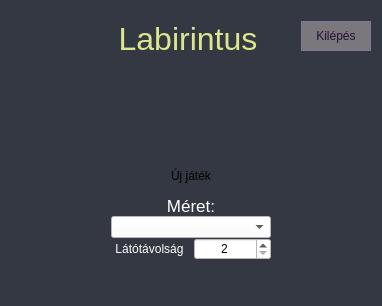
<?xml version="1.0" encoding="UTF-8"?>
<ui version="4.0">
 <class>MainWindow</class>
 <widget class="QWidget" name="MainWindow">
  <property name="geometry">
   <rect>
    <x>0</x>
    <y>0</y>
    <width>382</width>
    <height>306</height>
   </rect>
  </property>
  <property name="minimumSize">
   <size>
    <width>372</width>
    <height>306</height>
   </size>
  </property>
  <property name="maximumSize">
   <size>
    <width>3720</width>
    <height>306</height>
   </size>
  </property>
  <property name="windowTitle">
   <string>Labirintus - Főmenü</string>
  </property>
  <property name="autoFillBackground">
   <bool>false</bool>
  </property>
  <property name="styleSheet">
   <string notr="true">background-color: rgb(52, 56, 66);</string>
  </property>
  <widget class="QWidget" name="verticalLayoutWidget">
   <property name="geometry">
    <rect>
     <x>0</x>
     <y>10</y>
     <width>382</width>
     <height>281</height>
    </rect>
   </property>
   <layout class="QVBoxLayout" name="MainLayout">
    <item>
     <layout class="QHBoxLayout" name="horizontalLayout" stretch="0,0,0">
      <property name="bottomMargin">
       <number>0</number>
      </property>
      <item>
       <spacer name="horizontalSpacer">
        <property name="orientation">
         <enum>Qt::Horizontal</enum>
        </property>
        <property name="sizeType">
         <enum>QSizePolicy::Maximum</enum>
        </property>
        <property name="sizeHint" stdset="0">
         <size>
          <width>70</width>
          <height>20</height>
         </size>
        </property>
       </spacer>
      </item>
      <item>
       <widget class="QLabel" name="GameTitle">
        <property name="font">
         <font>
          <family>Liberation Sans</family>
          <pointsize>24</pointsize>
          <weight>9</weight>
          <italic>false</italic>
          <bold>false</bold>
         </font>
        </property>
        <property name="mouseTracking">
         <bool>false</bool>
        </property>
        <property name="acceptDrops">
         <bool>false</bool>
        </property>
        <property name="styleSheet">
         <string notr="true">color: rgb(219, 230, 143);
font: 75 24pt &quot;Liberation Sans&quot;;</string>
        </property>
        <property name="frameShadow">
         <enum>QFrame::Plain</enum>
        </property>
        <property name="lineWidth">
         <number>1</number>
        </property>
        <property name="text">
         <string>Labirintus</string>
        </property>
        <property name="textFormat">
         <enum>Qt::AutoText</enum>
        </property>
        <property name="alignment">
         <set>Qt::AlignHCenter|Qt::AlignTop</set>
        </property>
        <property name="wordWrap">
         <bool>false</bool>
        </property>
       </widget>
      </item>
      <item alignment="Qt::AlignTop">
       <widget class="QPushButton" name="quitButton">
        <property name="sizePolicy">
         <sizepolicy hsizetype="Maximum" vsizetype="Fixed">
          <horstretch>0</horstretch>
          <verstretch>0</verstretch>
         </sizepolicy>
        </property>
        <property name="minimumSize">
         <size>
          <width>70</width>
          <height>30</height>
         </size>
        </property>
        <property name="font">
         <font>
          <kerning>true</kerning>
         </font>
        </property>
        <property name="cursor">
         <cursorShape>ArrowCursor</cursorShape>
        </property>
        <property name="autoFillBackground">
         <bool>false</bool>
        </property>
        <property name="styleSheet">
         <string notr="true">border: 1px solid rgb(122, 119, 155);
background-color: rgb(122, 119, 125);
color: rgb(41, 13, 56);</string>
        </property>
        <property name="text">
         <string>Kilépés</string>
        </property>
        <property name="default">
         <bool>false</bool>
        </property>
        <property name="flat">
         <bool>true</bool>
        </property>
       </widget>
      </item>
     </layout>
    </item>
    <item>
     <layout class="QVBoxLayout" name="NewGameLayout">
      <property name="spacing">
       <number>0</number>
      </property>
      <property name="leftMargin">
       <number>100</number>
      </property>
      <property name="rightMargin">
       <number>100</number>
      </property>
      <item>
       <widget class="QPushButton" name="NewGameButton">
        <property name="enabled">
         <bool>true</bool>
        </property>
        <property name="sizePolicy">
         <sizepolicy hsizetype="Minimum" vsizetype="Maximum">
          <horstretch>0</horstretch>
          <verstretch>0</verstretch>
         </sizepolicy>
        </property>
        <property name="minimumSize">
         <size>
          <width>0</width>
          <height>40</height>
         </size>
        </property>
        <property name="autoFillBackground">
         <bool>false</bool>
        </property>
        <property name="styleSheet">
         <string notr="true">#NewGameButton[enabled=true]{
border: 2px solid rgb(36, 33, 48);
background-color: rgb(78, 74, 93);
color:rgb(231, 231, 231)
}

#NewGameButton[enabled=false]{
border: 2px solid rgb(36, 33, 58);
background-color: rgb(58, 54, 43);
color:rgb(131, 131, 131)
}
</string>
        </property>
        <property name="text">
         <string>Új játék</string>
        </property>
        <property name="flat">
         <bool>true</bool>
        </property>
       </widget>
      </item>
      <item>
       <widget class="QLabel" name="NewGameLabel">
        <property name="sizePolicy">
         <sizepolicy hsizetype="Preferred" vsizetype="Maximum">
          <horstretch>0</horstretch>
          <verstretch>0</verstretch>
         </sizepolicy>
        </property>
        <property name="font">
         <font>
          <pointsize>13</pointsize>
          <underline>false</underline>
         </font>
        </property>
        <property name="autoFillBackground">
         <bool>false</bool>
        </property>
        <property name="styleSheet">
         <string notr="true">color: white;</string>
        </property>
        <property name="text">
         <string>Méret:</string>
        </property>
        <property name="alignment">
         <set>Qt::AlignBottom|Qt::AlignHCenter</set>
        </property>
        <property name="margin">
         <number>0</number>
        </property>
       </widget>
      </item>
      <item>
       <widget class="QComboBox" name="SizePicker">
        <property name="enabled">
         <bool>true</bool>
        </property>
        <property name="minimumSize">
         <size>
          <width>150</width>
          <height>0</height>
         </size>
        </property>
        <property name="palette">
         <palette>
          <active>
           <colorrole role="WindowText">
            <brush brushstyle="SolidPattern">
             <color alpha="255">
              <red>0</red>
              <green>0</green>
              <blue>0</blue>
             </color>
            </brush>
           </colorrole>
           <colorrole role="Button">
            <brush brushstyle="SolidPattern">
             <color alpha="255">
              <red>255</red>
              <green>255</green>
              <blue>255</blue>
             </color>
            </brush>
           </colorrole>
           <colorrole role="Light">
            <brush brushstyle="SolidPattern">
             <color alpha="255">
              <red>255</red>
              <green>255</green>
              <blue>255</blue>
             </color>
            </brush>
           </colorrole>
           <colorrole role="Midlight">
            <brush brushstyle="SolidPattern">
             <color alpha="255">
              <red>233</red>
              <green>233</green>
              <blue>233</blue>
             </color>
            </brush>
           </colorrole>
           <colorrole role="Dark">
            <brush brushstyle="SolidPattern">
             <color alpha="255">
              <red>105</red>
              <green>105</green>
              <blue>105</blue>
             </color>
            </brush>
           </colorrole>
           <colorrole role="Mid">
            <brush brushstyle="SolidPattern">
             <color alpha="255">
              <red>141</red>
              <green>141</green>
              <blue>141</blue>
             </color>
            </brush>
           </colorrole>
           <colorrole role="Text">
            <brush brushstyle="SolidPattern">
             <color alpha="255">
              <red>0</red>
              <green>0</green>
              <blue>0</blue>
             </color>
            </brush>
           </colorrole>
           <colorrole role="BrightText">
            <brush brushstyle="SolidPattern">
             <color alpha="255">
              <red>255</red>
              <green>255</green>
              <blue>255</blue>
             </color>
            </brush>
           </colorrole>
           <colorrole role="ButtonText">
            <brush brushstyle="SolidPattern">
             <color alpha="255">
              <red>0</red>
              <green>0</green>
              <blue>0</blue>
             </color>
            </brush>
           </colorrole>
           <colorrole role="Base">
            <brush brushstyle="SolidPattern">
             <color alpha="255">
              <red>255</red>
              <green>255</green>
              <blue>255</blue>
             </color>
            </brush>
           </colorrole>
           <colorrole role="Window">
            <brush brushstyle="SolidPattern">
             <color alpha="255">
              <red>255</red>
              <green>255</green>
              <blue>255</blue>
             </color>
            </brush>
           </colorrole>
           <colorrole role="Shadow">
            <brush brushstyle="SolidPattern">
             <color alpha="255">
              <red>0</red>
              <green>0</green>
              <blue>0</blue>
             </color>
            </brush>
           </colorrole>
           <colorrole role="Highlight">
            <brush brushstyle="SolidPattern">
             <color alpha="255">
              <red>238</red>
              <green>238</green>
              <blue>255</blue>
             </color>
            </brush>
           </colorrole>
           <colorrole role="HighlightedText">
            <brush brushstyle="SolidPattern">
             <color alpha="255">
              <red>0</red>
              <green>0</green>
              <blue>0</blue>
             </color>
            </brush>
           </colorrole>
           <colorrole role="AlternateBase">
            <brush brushstyle="SolidPattern">
             <color alpha="255">
              <red>233</red>
              <green>233</green>
              <blue>233</blue>
             </color>
            </brush>
           </colorrole>
           <colorrole role="ToolTipBase">
            <brush brushstyle="SolidPattern">
             <color alpha="255">
              <red>255</red>
              <green>255</green>
              <blue>220</blue>
             </color>
            </brush>
           </colorrole>
           <colorrole role="ToolTipText">
            <brush brushstyle="SolidPattern">
             <color alpha="255">
              <red>0</red>
              <green>0</green>
              <blue>0</blue>
             </color>
            </brush>
           </colorrole>
          </active>
          <inactive>
           <colorrole role="WindowText">
            <brush brushstyle="SolidPattern">
             <color alpha="255">
              <red>0</red>
              <green>0</green>
              <blue>0</blue>
             </color>
            </brush>
           </colorrole>
           <colorrole role="Button">
            <brush brushstyle="SolidPattern">
             <color alpha="255">
              <red>255</red>
              <green>255</green>
              <blue>255</blue>
             </color>
            </brush>
           </colorrole>
           <colorrole role="Light">
            <brush brushstyle="SolidPattern">
             <color alpha="255">
              <red>255</red>
              <green>255</green>
              <blue>255</blue>
             </color>
            </brush>
           </colorrole>
           <colorrole role="Midlight">
            <brush brushstyle="SolidPattern">
             <color alpha="255">
              <red>233</red>
              <green>233</green>
              <blue>233</blue>
             </color>
            </brush>
           </colorrole>
           <colorrole role="Dark">
            <brush brushstyle="SolidPattern">
             <color alpha="255">
              <red>105</red>
              <green>105</green>
              <blue>105</blue>
             </color>
            </brush>
           </colorrole>
           <colorrole role="Mid">
            <brush brushstyle="SolidPattern">
             <color alpha="255">
              <red>141</red>
              <green>141</green>
              <blue>141</blue>
             </color>
            </brush>
           </colorrole>
           <colorrole role="Text">
            <brush brushstyle="SolidPattern">
             <color alpha="255">
              <red>0</red>
              <green>0</green>
              <blue>0</blue>
             </color>
            </brush>
           </colorrole>
           <colorrole role="BrightText">
            <brush brushstyle="SolidPattern">
             <color alpha="255">
              <red>255</red>
              <green>255</green>
              <blue>255</blue>
             </color>
            </brush>
           </colorrole>
           <colorrole role="ButtonText">
            <brush brushstyle="SolidPattern">
             <color alpha="255">
              <red>0</red>
              <green>0</green>
              <blue>0</blue>
             </color>
            </brush>
           </colorrole>
           <colorrole role="Base">
            <brush brushstyle="SolidPattern">
             <color alpha="255">
              <red>255</red>
              <green>255</green>
              <blue>255</blue>
             </color>
            </brush>
           </colorrole>
           <colorrole role="Window">
            <brush brushstyle="SolidPattern">
             <color alpha="255">
              <red>255</red>
              <green>255</green>
              <blue>255</blue>
             </color>
            </brush>
           </colorrole>
           <colorrole role="Shadow">
            <brush brushstyle="SolidPattern">
             <color alpha="255">
              <red>0</red>
              <green>0</green>
              <blue>0</blue>
             </color>
            </brush>
           </colorrole>
           <colorrole role="Highlight">
            <brush brushstyle="SolidPattern">
             <color alpha="255">
              <red>238</red>
              <green>238</green>
              <blue>255</blue>
             </color>
            </brush>
           </colorrole>
           <colorrole role="HighlightedText">
            <brush brushstyle="SolidPattern">
             <color alpha="255">
              <red>0</red>
              <green>0</green>
              <blue>0</blue>
             </color>
            </brush>
           </colorrole>
           <colorrole role="AlternateBase">
            <brush brushstyle="SolidPattern">
             <color alpha="255">
              <red>233</red>
              <green>233</green>
              <blue>233</blue>
             </color>
            </brush>
           </colorrole>
           <colorrole role="ToolTipBase">
            <brush brushstyle="SolidPattern">
             <color alpha="255">
              <red>255</red>
              <green>255</green>
              <blue>220</blue>
             </color>
            </brush>
           </colorrole>
           <colorrole role="ToolTipText">
            <brush brushstyle="SolidPattern">
             <color alpha="255">
              <red>0</red>
              <green>0</green>
              <blue>0</blue>
             </color>
            </brush>
           </colorrole>
          </inactive>
          <disabled>
           <colorrole role="WindowText">
            <brush brushstyle="SolidPattern">
             <color alpha="255">
              <red>105</red>
              <green>105</green>
              <blue>105</blue>
             </color>
            </brush>
           </colorrole>
           <colorrole role="Button">
            <brush brushstyle="SolidPattern">
             <color alpha="255">
              <red>255</red>
              <green>255</green>
              <blue>255</blue>
             </color>
            </brush>
           </colorrole>
           <colorrole role="Light">
            <brush brushstyle="SolidPattern">
             <color alpha="255">
              <red>255</red>
              <green>255</green>
              <blue>255</blue>
             </color>
            </brush>
           </colorrole>
           <colorrole role="Midlight">
            <brush brushstyle="SolidPattern">
             <color alpha="255">
              <red>233</red>
              <green>233</green>
              <blue>233</blue>
             </color>
            </brush>
           </colorrole>
           <colorrole role="Dark">
            <brush brushstyle="SolidPattern">
             <color alpha="255">
              <red>105</red>
              <green>105</green>
              <blue>105</blue>
             </color>
            </brush>
           </colorrole>
           <colorrole role="Mid">
            <brush brushstyle="SolidPattern">
             <color alpha="255">
              <red>141</red>
              <green>141</green>
              <blue>141</blue>
             </color>
            </brush>
           </colorrole>
           <colorrole role="Text">
            <brush brushstyle="SolidPattern">
             <color alpha="255">
              <red>105</red>
              <green>105</green>
              <blue>105</blue>
             </color>
            </brush>
           </colorrole>
           <colorrole role="BrightText">
            <brush brushstyle="SolidPattern">
             <color alpha="255">
              <red>255</red>
              <green>255</green>
              <blue>255</blue>
             </color>
            </brush>
           </colorrole>
           <colorrole role="ButtonText">
            <brush brushstyle="SolidPattern">
             <color alpha="255">
              <red>105</red>
              <green>105</green>
              <blue>105</blue>
             </color>
            </brush>
           </colorrole>
           <colorrole role="Base">
            <brush brushstyle="SolidPattern">
             <color alpha="255">
              <red>255</red>
              <green>255</green>
              <blue>255</blue>
             </color>
            </brush>
           </colorrole>
           <colorrole role="Window">
            <brush brushstyle="SolidPattern">
             <color alpha="255">
              <red>255</red>
              <green>255</green>
              <blue>255</blue>
             </color>
            </brush>
           </colorrole>
           <colorrole role="Shadow">
            <brush brushstyle="SolidPattern">
             <color alpha="255">
              <red>0</red>
              <green>0</green>
              <blue>0</blue>
             </color>
            </brush>
           </colorrole>
           <colorrole role="Highlight">
            <brush brushstyle="SolidPattern">
             <color alpha="255">
              <red>238</red>
              <green>238</green>
              <blue>255</blue>
             </color>
            </brush>
           </colorrole>
           <colorrole role="HighlightedText">
            <brush brushstyle="SolidPattern">
             <color alpha="255">
              <red>0</red>
              <green>0</green>
              <blue>0</blue>
             </color>
            </brush>
           </colorrole>
           <colorrole role="AlternateBase">
            <brush brushstyle="SolidPattern">
             <color alpha="255">
              <red>211</red>
              <green>211</green>
              <blue>211</blue>
             </color>
            </brush>
           </colorrole>
           <colorrole role="ToolTipBase">
            <brush brushstyle="SolidPattern">
             <color alpha="255">
              <red>255</red>
              <green>255</green>
              <blue>220</blue>
             </color>
            </brush>
           </colorrole>
           <colorrole role="ToolTipText">
            <brush brushstyle="SolidPattern">
             <color alpha="255">
              <red>0</red>
              <green>0</green>
              <blue>0</blue>
             </color>
            </brush>
           </colorrole>
          </disabled>
         </palette>
        </property>
        <property name="styleSheet">
         <string notr="true">background-color:white;
selection-background-color: #eeeeff;
selection-color:black;</string>
        </property>
        <property name="editable">
         <bool>false</bool>
        </property>
        <property name="currentText">
         <string/>
        </property>
        <property name="currentIndex">
         <number>-1</number>
        </property>
       </widget>
      </item>
      <item>
       <layout class="QHBoxLayout" name="horizontalLayout_2">
        <item>
         <widget class="QLabel" name="LightDistanceLabel">
          <property name="sizePolicy">
           <sizepolicy hsizetype="Preferred" vsizetype="Maximum">
            <horstretch>0</horstretch>
            <verstretch>0</verstretch>
           </sizepolicy>
          </property>
          <property name="font">
           <font>
            <pointsize>9</pointsize>
            <underline>false</underline>
           </font>
          </property>
          <property name="autoFillBackground">
           <bool>false</bool>
          </property>
          <property name="styleSheet">
           <string notr="true">color: white;</string>
          </property>
          <property name="text">
           <string>Látótávolság</string>
          </property>
          <property name="alignment">
           <set>Qt::AlignBottom|Qt::AlignHCenter</set>
          </property>
          <property name="margin">
           <number>0</number>
          </property>
         </widget>
        </item>
        <item>
         <widget class="QSpinBox" name="LightDistanceSpinBox">
          <property name="palette">
           <palette>
            <active>
             <colorrole role="Button">
              <brush brushstyle="SolidPattern">
               <color alpha="255">
                <red>255</red>
                <green>255</green>
                <blue>255</blue>
               </color>
              </brush>
             </colorrole>
             <colorrole role="Base">
              <brush brushstyle="SolidPattern">
               <color alpha="255">
                <red>255</red>
                <green>255</green>
                <blue>255</blue>
               </color>
              </brush>
             </colorrole>
             <colorrole role="Window">
              <brush brushstyle="SolidPattern">
               <color alpha="255">
                <red>255</red>
                <green>255</green>
                <blue>255</blue>
               </color>
              </brush>
             </colorrole>
             <colorrole role="Highlight">
              <brush brushstyle="SolidPattern">
               <color alpha="255">
                <red>238</red>
                <green>238</green>
                <blue>255</blue>
               </color>
              </brush>
             </colorrole>
             <colorrole role="HighlightedText">
              <brush brushstyle="SolidPattern">
               <color alpha="255">
                <red>0</red>
                <green>0</green>
                <blue>0</blue>
               </color>
              </brush>
             </colorrole>
            </active>
            <inactive>
             <colorrole role="Button">
              <brush brushstyle="SolidPattern">
               <color alpha="255">
                <red>255</red>
                <green>255</green>
                <blue>255</blue>
               </color>
              </brush>
             </colorrole>
             <colorrole role="Base">
              <brush brushstyle="SolidPattern">
               <color alpha="255">
                <red>255</red>
                <green>255</green>
                <blue>255</blue>
               </color>
              </brush>
             </colorrole>
             <colorrole role="Window">
              <brush brushstyle="SolidPattern">
               <color alpha="255">
                <red>255</red>
                <green>255</green>
                <blue>255</blue>
               </color>
              </brush>
             </colorrole>
             <colorrole role="Highlight">
              <brush brushstyle="SolidPattern">
               <color alpha="255">
                <red>238</red>
                <green>238</green>
                <blue>255</blue>
               </color>
              </brush>
             </colorrole>
             <colorrole role="HighlightedText">
              <brush brushstyle="SolidPattern">
               <color alpha="255">
                <red>0</red>
                <green>0</green>
                <blue>0</blue>
               </color>
              </brush>
             </colorrole>
            </inactive>
            <disabled>
             <colorrole role="Button">
              <brush brushstyle="SolidPattern">
               <color alpha="255">
                <red>255</red>
                <green>255</green>
                <blue>255</blue>
               </color>
              </brush>
             </colorrole>
             <colorrole role="Base">
              <brush brushstyle="SolidPattern">
               <color alpha="255">
                <red>255</red>
                <green>255</green>
                <blue>255</blue>
               </color>
              </brush>
             </colorrole>
             <colorrole role="Window">
              <brush brushstyle="SolidPattern">
               <color alpha="255">
                <red>255</red>
                <green>255</green>
                <blue>255</blue>
               </color>
              </brush>
             </colorrole>
             <colorrole role="Highlight">
              <brush brushstyle="SolidPattern">
               <color alpha="255">
                <red>238</red>
                <green>238</green>
                <blue>255</blue>
               </color>
              </brush>
             </colorrole>
             <colorrole role="HighlightedText">
              <brush brushstyle="SolidPattern">
               <color alpha="255">
                <red>0</red>
                <green>0</green>
                <blue>0</blue>
               </color>
              </brush>
             </colorrole>
            </disabled>
           </palette>
          </property>
          <property name="styleSheet">
           <string notr="true">background-color:white;
selection-background-color: #eeeeff;
selection-color:black;</string>
          </property>
          <property name="alignment">
           <set>Qt::AlignCenter</set>
          </property>
          <property name="minimum">
           <number>2</number>
          </property>
          <property name="maximum">
           <number>99</number>
          </property>
         </widget>
        </item>
       </layout>
      </item>
      <item>
       <spacer name="verticalSpacer_2">
        <property name="orientation">
         <enum>Qt::Vertical</enum>
        </property>
        <property name="sizeType">
         <enum>QSizePolicy::Fixed</enum>
        </property>
        <property name="sizeHint" stdset="0">
         <size>
          <width>20</width>
          <height>20</height>
         </size>
        </property>
       </spacer>
      </item>
     </layout>
    </item>
   </layout>
  </widget>
 </widget>
 <layoutdefault spacing="6" margin="11"/>
 <resources/>
 <connections/>
</ui>
